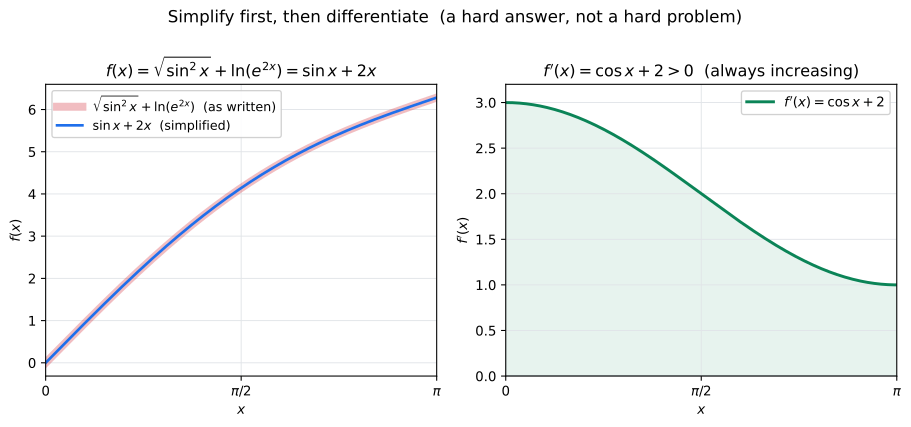

Write Python code to recreate this figure.
#!/usr/bin/env python3
"""Static figure for 09강 4기 23강 — the "trap" problem of lecture §5:
"어려운 문제가 아니라 어려운 답". The intimidating expression
    f(x) = sqrt(sin^2 x) + ln(e^(2x))
collapses, on x in [0, pi] where sin x >= 0, to the simple line-plus-wave
    f(x) = sin x + 2x,
whose derivative is f'(x) = cos x + 2 > 0 (always increasing).
The point: simplify first, then differentiate.

Reproduce:  uv run --with matplotlib --with numpy python trap-simplify-before-differentiate-04-season-23-05.py
"""
from pathlib import Path
import numpy as np
import matplotlib.pyplot as plt

OUT = Path(__file__).with_suffix(".svg")

# Domain where sqrt(sin^2 x) = |sin x| = sin x  (sin x >= 0)
x = np.linspace(0, np.pi, 400)

# "Scary" form, evaluated literally, and the simplified form — they coincide here.
f_literal = np.sqrt(np.sin(x) ** 2) + np.log(np.exp(2 * x))   # = |sin x| + 2x
f_simple = np.sin(x) + 2 * x                                  # = sin x + 2x
fprime = np.cos(x) + 2                                        # f'(x) = cos x + 2

fig, (ax1, ax2) = plt.subplots(1, 2, figsize=(9.6, 4.4))

# ---- Left: the function, scary form vs. simplified form ----
ax1.plot(x, f_literal, color="#d1242f", lw=6, alpha=0.30,
         label=r"$\sqrt{\sin^2 x}+\ln(e^{2x})$  (as written)")
ax1.plot(x, f_simple, color="#1f6feb", lw=2.0,
         label=r"$\sin x + 2x$  (simplified)")
ax1.set_title(r"$f(x)=\sqrt{\sin^2 x}+\ln(e^{2x})=\sin x+2x$",
              fontsize=12)
ax1.set_xlabel(r"$x$")
ax1.set_ylabel(r"$f(x)$")
ax1.legend(loc="upper left", fontsize=9.5, framealpha=0.9)
ax1.grid(True, color="#e1e4e8", lw=0.7)
ax1.set_xlim(0, np.pi)
ax1.set_xticks([0, np.pi / 2, np.pi])
ax1.set_xticklabels(["0", r"$\pi/2$", r"$\pi$"])

# ---- Right: the derivative cos x + 2 ----
ax2.plot(x, fprime, color="#0b8457", lw=2.2,
         label=r"$f'(x)=\cos x + 2$")
ax2.axhline(0, color="#959da5", lw=0.9)
ax2.fill_between(x, 0, fprime, color="#0b8457", alpha=0.10)
ax2.set_title(r"$f'(x)=\cos x + 2 > 0$  (always increasing)",
              fontsize=12)
ax2.set_xlabel(r"$x$")
ax2.set_ylabel(r"$f'(x)$")
ax2.legend(loc="upper right", fontsize=10, framealpha=0.9)
ax2.grid(True, color="#e1e4e8", lw=0.7)
ax2.set_xlim(0, np.pi)
ax2.set_ylim(0, 3.2)
ax2.set_xticks([0, np.pi / 2, np.pi])
ax2.set_xticklabels(["0", r"$\pi/2$", r"$\pi$"])

fig.suptitle("Simplify first, then differentiate  (a hard answer, not a hard problem)",
             fontsize=12.5, y=1.0)
fig.tight_layout()
fig.savefig(OUT, format="svg", bbox_inches="tight")

# sanity check: the two forms agree on [0, pi]
err = np.max(np.abs(f_literal - f_simple))
print(f"wrote {OUT}  (max|literal-simplified| on [0,pi] = {err:.2e}, "
      f"f'>0 everywhere: {bool(np.all(fprime > 0))})")
